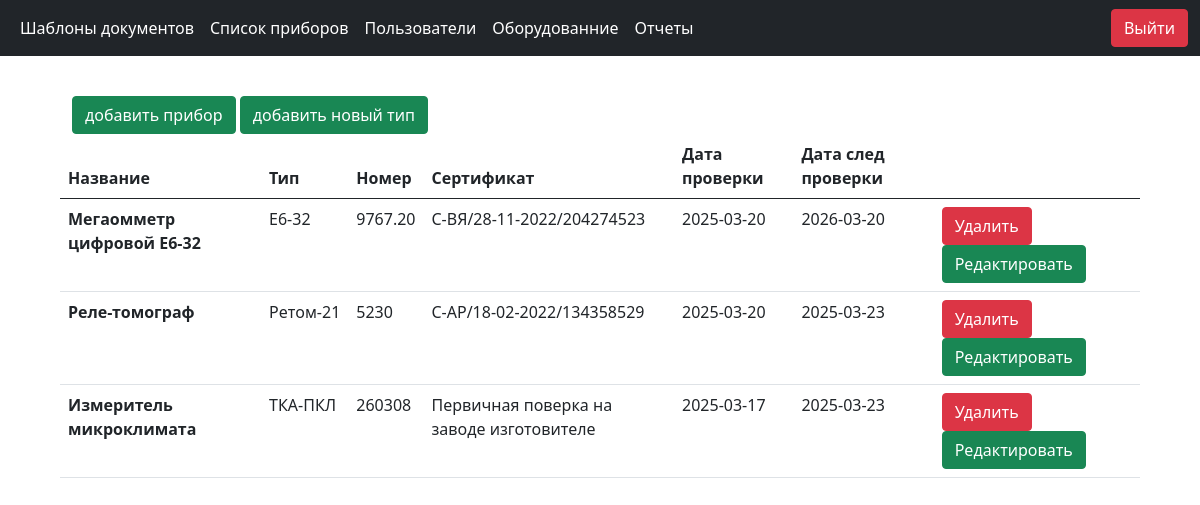
Page /admin/devices (signed in) on the committed database.
### Server/database.py (models this page shows)
class Device(db.Model):
    __tablename__ = "devices"
    id = Column(Integer, primary_key=True, autoincrement=True)
    name = Column(String(32), nullable=False)
    id_type = Column(ForeignKey("type_device.id"), nullable=False, default=1)
    number = Column(String(32), nullable=False, default=0)
    date_verification = Column(Date, nullable=True, default=None)
    date_next_verification = Column(Date, nullable=True, default=None)
    certificate_number = Column(String, nullable=True, default="-")
    type = relationship("TypeDevice")

class TypeDevice(db.Model):
    __tablename__ = "type_device"
    id = Column(Integer, primary_key=True, autoincrement=True)
    name = Column(String(32), nullable=False)

### Server/Blueprints/admin/admin.py (the view)
@admin_router.route("/devices", methods=["GET"])
@login_required
def devices():
    device_service = DeviceServices()
    return render_template("devices_page.html", menu=menu, devices=device_service.get_list_device())

### Server/Blueprints/admin/admin.py (called while the page is built)
@admin_router.before_request
def is_admin():
    if current_user.is_authenticated:
        user_roles = current_user.user.role.name
        if "admin" != user_roles and "super_admin" != user_roles:
            return redirect("/")
    else:
        return redirect("/")

### Server/Models/UserSession.py (called while the page is built)
    @property
    def user(self):
        return self.__user

### Server/Repository/DeviceRepository.py (called while the page is built)
    def get_list_device(self) -> list[Device] | None:
        return self.__session.query(Device).all()

### Server/Repository/UserRepository.py (called while the page is built)
    def get_user(self, id_user: int) -> User | None:
        return self.__session.get(User, id_user)

### Server/Services/DeviceServices.py (called while the page is built)
    def get_list_device(self) -> list[GetDevice]:
        list_device = self.__device_repository.get_list_device()
        return [GetDevice.model_validate(entity, from_attributes=True) for entity in list_device]

### app.py (called while the page is built)
@login_manager.user_loader
def load_user(id_user) -> UserSession:
    from Server.Repository.UserRepository import UserRepository
    repo = UserRepository(db.session)
    return UserSession(GetUser.model_validate(repo.get_user(int(id_user)), from_attributes=True))

### Server/Blueprints/admin/templates/devices_page.html
{% extends 'base_admin.html' %}
{% block content %}
<div class="container table__container">
    <div class="row">
        <div class="d-grid gap-2 d-md-block">
            <a class="btn btn-success" href="{{url_for('.manage_device')}}">добавить прибор</a>
            <a class="btn btn-success" href="{{url_for('.from_type_devices')}}">добавить новый тип</a>
        </div>
    </div>
    <div class="row">
        <table class="table">
            <thead>
                <tr>
                  <th scope="col">Название</th>
                  <th scope="col">Тип</th>
                  <th scope="col">Номер</th>
                  <th scope="col">Сертификат</th>
                  <th scope="col">Дата проверки</th>
                  <th scope="col">Дата след проверки</th>
                    <th scope="col"></th>
                </tr>
            </thead>
            <tbody>
            {% for device in devices %}
              <tr>
                <th>{{device.name}}</th>
                <td>{{device.type.name}}</td>
                <td>{{device.number}}</td>
                <td>{{device.certificate_number}}</td>
                <td>{{device.date_verification}}</td>
                <td>{{device.date_next_verification}}</td>
                  <td>
                      <a class="btn btn-danger" href="{{url_for('.delete_device', id_device=device.id)}}">Удалить</a>
                      <a class="btn btn-success" href="{{url_for('.manage_device', devices_id=device.id)}}">Редактировать</a>
                  </td>
              </tr>
            {% endfor %}
            </tbody>
        </table>
    </div>
</div>
{% endblock %}

### Server/Blueprints/admin/templates/base_admin.html (shortened to what this page needs)
<!DOCTYPE html>
<html lang="en">
<head>
    <link rel="stylesheet" href="{{ url_for('static', filename='css/bootstrap.css') }}" rel="stylesheet">
    <link rel="stylesheet" href="{{ url_for('static', filename='css/styles.css') }}" rel="stylesheet">
</head>
<body>
    <nav class="navbar navbar-expand-lg navbar-dark bg-dark">
        <div class="container-fluid">
          <div class="collapse navbar-collapse" id="navbarSupportedContent">
            {% if menu %}
                <ul class="navbar-nav me-auto mb-2 mb-lg-0">
                    {% for p in menu %}
                        <li class="nav-item">
                            <a class="nav-link active" aria-current="page" href="{{ url_for(p.url) }}">{{p.title}}</a>
                        </li>
                    {% endfor %}
                </ul>
            <a class="btn btn-danger" href="{{url_for('logout')}}">Выйти</a>
            {% endif %}
          </div>
        </div>
    </nav>
<main>
    {% block content %}
    {% endblock %}
</main>
</body>
</html>

### static/css/styles.css (style rules this page uses)
.table__container { padding-top: 40px; width: 90%; }

### rows in the picture
Device: name "Мегаомметр цифровой Е6-32", type.name "Е6-32", number "9767.20", certificate_number "С-ВЯ/28-11-2022/204274523", date_verification "2025-03-20", date_next_verification "2026-03-20"
Device: name "Реле-томограф", type.name "Ретом-21", number "5230", certificate_number "С-АР/18-02-2022/134358529", date_verification "2025-03-20", date_next_verification "2025-03-23"
Device: name "Измеритель микроклимата", type.name "ТКА-ПКЛ", number "260308", certificate_number "Первичная поверка на заводе изготовителе", date_verification "2025-03-17", date_next_verification "2025-03-23"

### other values in the picture
{{ p.title }} "Шаблоны документов" "Список приборов" "Пользователи" "Оборудованние" "Отчеты"
